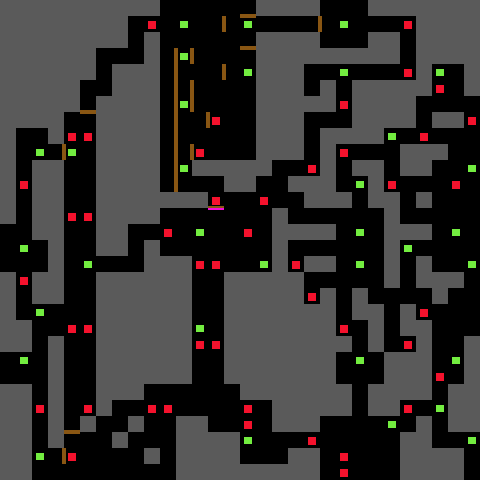

A 2D game scene composited from a Tiled map and its tileset images. What follows is a short description and the map's XML, with each tile layer's data collapsed to a summary:
An orthogonal 30x30 tile map with 16x16 px tiles, 5 tile layers (walls, hidden-doors, doors, lights, ...) and 74 objects (5x Common Slave Prisoners (Sewer 19a) S19a, 3x up, Aspis Larvae (Sewer 2 grub hatchery) S2, Aspis Drones (Sewer 3 egg chamber) S3, Gray Ooze (Sewer 4 food storage trench) , ...).

<map version="1.10" tiledversion="1.11.0" orientation="orthogonal" renderorder="right-down" width="30" height="30" tilewidth="16" tileheight="16" infinite="0" nextlayerid="11" nextobjectid="14">
 <tileset firstgid="1" name="u4-tiles" tilewidth="16" tileheight="16" tilecount="256" columns="16">
  <image source="u4-tiles.png" width="256" height="256" />
 </tileset>
 <layer id="1" name="walls" width="30" height="30">
  <data>[900 cells, 862 non-empty, 16 distinct tile ids]</data>
 </layer>
 <layer id="3" name="hidden-doors" width="30" height="30">
  <data>[900 cells, 1 non-empty, 1 distinct tile ids]</data>
 </layer>
 <layer id="2" name="doors" width="30" height="30">
  <data>[900 cells, 43 non-empty, 5 distinct tile ids]</data>
 </layer>
 <objectgroup id="5" name="encounters">
  <object id="27" name="Aspis Larvae (Sewer 2 grub hatchery) S2" x="384" y="416" width="16" height="16">
   <properties>
    <property name="id" value="27" />
   </properties>
  </object>
  <object id="28" name="Aspis Drones (Sewer 3 egg chamber) S3" x="336" y="464" width="16" height="16">
   <properties>
    <property name="id" value="28" />
   </properties>
  </object>
  <object id="29" name="Gray Ooze (Sewer 4 food storage trench) S4" x="352" y="352" width="16" height="16">
   <properties>
    <property name="id" value="29" />
   </properties>
  </object>
  <object id="30" name="Rot Grubs (Sewer 4 food storage) S4" x="352" y="368" width="16" height="16">
   <properties>
    <property name="id" value="30" />
   </properties>
  </object>
  <object id="31" name="Giant Worker Ants (Sewer 5 aspis chamber) S5" x="352" y="256" width="16" height="16">
   <properties>
    <property name="id" value="31" />
   </properties>
  </object>
  <object id="32" name="Aspis Drones (Sewer 5 aspis chamber) S5" x="352" y="240" width="16" height="16">
   <properties>
    <property name="id" value="32" />
   </properties>
  </object>
  <object id="33" name="Aspis Cow (Sewer 6 breeding chamber) S6" x="448" y="224" width="16" height="16">
   <properties>
    <property name="id" value="33" />
   </properties>
  </object>
  <object id="34" name="Aspis Drones (Sewer 6 breeding chamber) S6" x="448" y="240" width="16" height="16">
   <properties>
    <property name="id" value="34" />
   </properties>
  </object>
  <object id="35" name="Giant Soldier Ants (Sewer 6 reinforcements) S6" x="432" y="240" width="16" height="16">
   <properties>
    <property name="id" value="35" />
   </properties>
  </object>
  <object id="36" name="Giant Worker Ants (Sewer 6 reinforcements) S6" x="432" y="208" width="16" height="16">
   <properties>
    <property name="id" value="36" />
   </properties>
  </object>
  <object id="37" name="Giant Worker Ants (Sewer 8a nests) S8a" x="320" y="240" width="16" height="16">
   <properties>
    <property name="id" value="37" />
   </properties>
  </object>
  <object id="38" name="Giant Soldier Ants (Sewer 8a nests) S8a" x="320" y="272" width="16" height="16">
   <properties>
    <property name="id" value="38" />
   </properties>
  </object>
  <object id="39" name="Giant Worker Ants (Sewer 8b queen's chamber) S8b" x="464" y="304" width="16" height="16">
   <properties>
    <property name="id" value="39" />
   </properties>
  </object>
  <object id="40" name="Giant Soldier Ants (Sewer 8b queen's chamber) S8b" x="448" y="336" width="16" height="16">
   <properties>
    <property name="id" value="40" />
   </properties>
  </object>
  <object id="41" name="Giant Ant Queen (Sewer 8b) S8b" x="448" y="352" width="16" height="16">
   <properties>
    <property name="id" value="41" />
   </properties>
  </object>
  <object id="42" name="Ogre Captains (Sewer 12 outpost) S12" x="32" y="448" width="16" height="16">
   <properties>
    <property name="id" value="42" />
   </properties>
  </object>
  <object id="43" name="Orc Guards (Sewer 12 outpost) S12" x="48" y="448" width="16" height="16">
   <properties>
    <property name="id" value="43" />
   </properties>
  </object>
  <object id="44" name="Orc Guard Post (Sewer 14) S14" x="0" y="352" width="16" height="16">
   <properties>
    <property name="id" value="44" />
   </properties>
  </object>
  <object id="45" name="Orc Tribe (Sewer 15a main chamber) S15a" x="16" y="256" width="16" height="16">
   <properties>
    <property name="id" value="45" />
   </properties>
  </object>
  <object id="46" name="Orc Chief (Sewer 15b) S15b" x="32" y="304" width="16" height="16">
   <properties>
    <property name="id" value="46" />
   </properties>
  </object>
  <object id="47" name="Orc Bodyguards (Sewer 15b) S15b" x="32" y="320" width="16" height="16">
   <properties>
    <property name="id" value="47" />
   </properties>
  </object>
  <object id="48" name="Ogre Advisors (Sewer 15b) S15b" x="16" y="304" width="16" height="16">
   <properties>
    <property name="id" value="48" />
   </properties>
  </object>
  <object id="49" name="Orc Wall Guards (Sewer 16a) S16a" x="16" y="144" width="16" height="16">
   <properties>
    <property name="id" value="49" />
   </properties>
  </object>
  <object id="50" name="Orc Witch-Doctor's Orcs (Sewer 16b) S16b" x="128" y="256" width="16" height="16">
   <properties>
    <property name="id" value="50" />
   </properties>
  </object>
  <object id="51" name="Orc Witch-Doctor (Sewer 16b) S16b" x="112" y="256" width="16" height="16">
   <properties>
    <property name="id" value="51" />
   </properties>
  </object>
  <object id="52" name="Aspis Drones (Sewer 18a slave pits) S18a" x="192" y="16" width="16" height="16">
   <properties>
    <property name="id" value="52" />
   </properties>
  </object>
  <object id="53" name="Aspis Drone (Sewer 18b control booth) S18b" x="224" y="16" width="16" height="16">
   <properties>
    <property name="id" value="53" />
   </properties>
  </object>
  <object id="54" name="Slave Merchant (Sewer 19a) S19a" x="176" y="80" width="16" height="16">
   <properties>
    <property name="id" value="54" />
   </properties>
  </object>
  <object id="55" name="Female Fighter (Sewer 19a caravan leader) S19a" x="176" y="96" width="16" height="16">
   <properties>
    <property name="id" value="55" />
   </properties>
  </object>
  <object id="56" name="Magic-User (Sewer 19a caravan organizer) S19a" x="176" y="112" width="16" height="16">
   <properties>
    <property name="id" value="56" />
   </properties>
  </object>
  <object id="57" name="Orc Guides (Sewer 19a slave chamber) S19a" x="192" y="112" width="16" height="16">
   <properties>
    <property name="id" value="57" />
   </properties>
  </object>
  <object id="58" name="Common Slave Prisoners (Sewer 19a) S19a" x="160" y="80" width="16" height="16">
   <properties>
    <property name="id" value="58" />
   </properties>
  </object>
  <object id="59" name="Fighter Slave (Sewer 19a) S19a" x="160" y="128" width="16" height="16">
   <properties>
    <property name="id" value="59" />
   </properties>
  </object>
  <object id="60" name="Doppelganger Prisoner (Sewer 19a) S19a" x="160" y="112" width="16" height="16">
   <properties>
    <property name="id" value="60" />
   </properties>
  </object>
  <object id="61" name="Aspis Drone (Sewer 19c machine room) S19c" x="240" y="0" width="16" height="16">
   <properties>
    <property name="id" value="61" />
   </properties>
  </object>
  </objectgroup>
 <layer id="9" name="lights" width="30" height="30">
  <data>[900 cells, 41 non-empty, 1 distinct tile ids]</data>
 </layer>
 <layer id="10" name="wandering" width="30" height="30">
  <data>[900 cells, 46 non-empty, 1 distinct tile ids]</data>
 </layer>
 <objectgroup id="7" name="portals">
  <!-- 3 objects omitted --></objectgroup>
 <objectgroup id="8" name="messages">
  <!-- 28 objects omitted --></objectgroup>
</map>
<!-- 39 of 74 objects omitted -->
